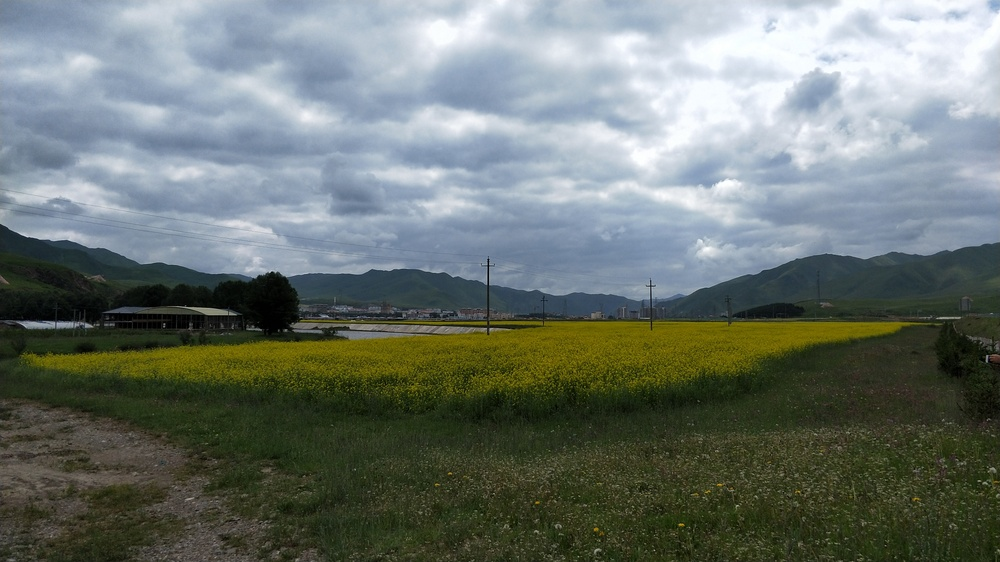
#> input picture lab_1/red_tree.jpg, 1000 x 562 px, shrunk from 4608 x 2592 before the run, found by its file name
$ python grayscale.py
#> lines starting #> are read from the running program, lines starting #| are printed output that depends on the picture
### lab_1/lab_1_code/pca.py
import numpy as np
import cv2

def pac(data_mat):
    # 去中心化
    # data_mat_shape=data_mat.shape
    mean_val = np.mean(data_mat,axis=0)
    mean_removed = np.subtract(data_mat , mean_val)
    # 计算协方差矩阵X
    cov_mat = np.cov(mean_removed, rowvar=0)
    # 计算协方差矩阵的特征值和特征向量
    eig_val, eig_vector = np.linalg.eig(np.mat(cov_mat))
    # 对特征值进行排序，并返回索引值
    eig_val_ind = np.argsort(eig_val)
    # eig_val_ind = eig_val_ind[: -(N+1): -1]
    # 对排序后的特征值对应的特征向量
    # print(eig_val)
    # print(eig_val_ind)
    red_eig_val = eig_vector[eig_val_ind[2]]
    # 新矩阵
    # print(red_eig_val.shape)
    # 校正主特征方向
    # print(red_eig_val,red_eig_val[0,2])
    if red_eig_val[0,1]<0:
        red_eig_val*=-1
    # [9 lines of commented-out code are left out]
    low_data_mat=mean_removed * red_eig_val.T
    low_data_mat=cv2.normalize(low_data_mat,None,0,255,cv2.NORM_MINMAX)
    return low_data_mat

### lab_1/lab_1_code/grayscale.py
import cv2
import numpy as np
import pca
def gray_rgb(inputimagepath, windowname, outimagepath):
    img = cv2.imread(inputimagepath)  # 读取图像
    gray_image = img.copy()
    img_shape = img.shape  # 返回一位数组（高，宽，3）获得原始图像的长宽以及颜色通道数
    # 固定权重线性投影灰度化算法
    # 注意：cv2.imread()读入颜色通道的顺序是BGR
    # for i in range(img_shape[0]):
    #     for j in range(img_shape[1]):
            # gray_image[i, j] = 0.333*img[i, j][0]+0.334 * \
            #     img[i, j][1]+0.333*img[i, j][2]  # 1.Intensity算法求灰度值
            # gray_image[i, j] = 0.114*img[i, j][0]+0.587 * \
            #     img[i, j][1]+0.299*img[i, j][2]  # 2.Luminance算法求灰度值
            # gamma = 1.5
            # gray_image[i, j] = 0.0772*int((img[i, j][0]/255)**gamma*255)+0.7152 * \
            #     int((img[i, j][1]/255)**gamma*255)+0.2126 * \
            #     int((img[i, j][2]/255)**gamma*255)  # 3.Luma算法求灰度值

    # 线性降维模型(主成分分析)
    img_cov=img.reshape(img_shape[0]*img_shape[1],3)
    gray_cov=pca.pac(img_cov)
    gray_image=gray_cov.reshape(img_shape[0],img_shape[1])
    # print(gray_cov)
    # print(gray_image)  # 打印像素矩阵
    cv2.namedWindow(windowname, 0)
    cv2.imshow(windowname, gray_image)  # 展示灰度图
    cv2.imwrite(outimagepath, gray_image)
    cv2.waitKey()  # pause
    cv2.destroyAllWindows()


def main():
    # [6 lines of commented-out code are left out]
    inputimagepath = "red_tree.jpg"
    windowname = "gray_tree"
    outimagepath = "gray_tree.jpg"
    gray_rgb(inputimagepath, windowname, outimagepath)
#> in gray_rgb, img is the input picture: shape (562, 1000, 3); mean B, G, R 112.6, 118.1, 109.3
#> in pac, `mean_val = np.mean(data_mat,axis=0)`: mean_val = [112.6, 118.1, 109.3]
#> in pac, `cov_mat = np.cov(mean_removed, rowvar=0)`: cov_mat = [[7566.2, 5781.3, 5441.4], [5781.3, 4740.9, 4549.2], [5441.4, 4549.2, 4413.3]]
#> in pac, `eig_val, eig_vector = np.linalg.eig(np.mat(cov_mat))`: eig_val = [16325, 385.1, 10.16]; eig_vector = [[0.672, 0.726, 0.148], [0.536, -0.338, -0.774], [0.512, -0.599, 0.616]]
#> in pac, `eig_val_ind = np.argsort(eig_val)`: eig_val_ind = [2, 1, 0]
#> in pac, `red_eig_val = eig_vector[eig_val_ind[2]]`: red_eig_val = [[0.672, 0.726, 0.148]]
#> in gray_rgb, `gray_image=gray_cov.reshape(img_shape[0],img_shape[1])`:
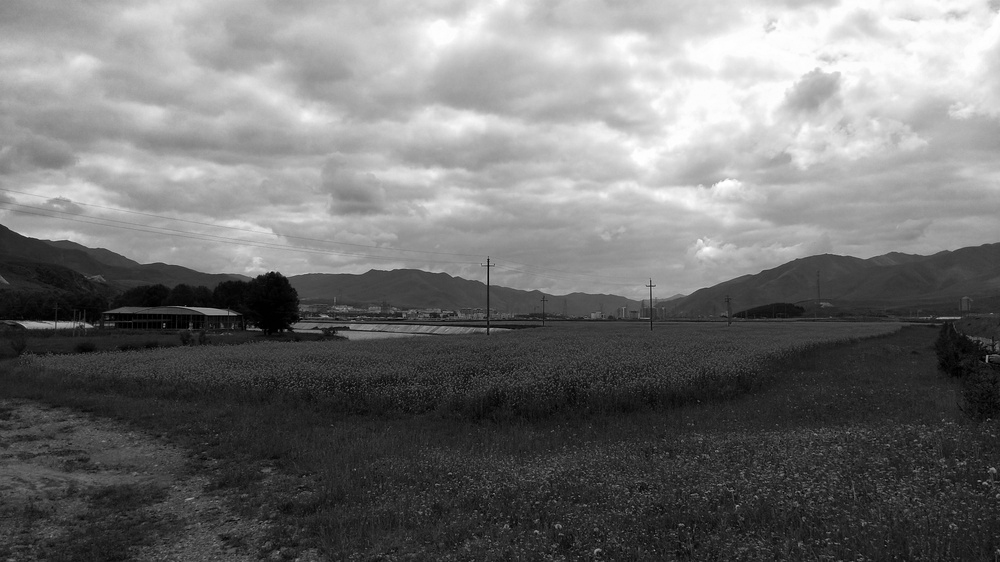
#> gray_image: shape (562, 1000) float64; min 6.32e-15, max 255, mean 114.9
#> in gray_rgb, `cv2.imshow(windowname, gray_image)`:
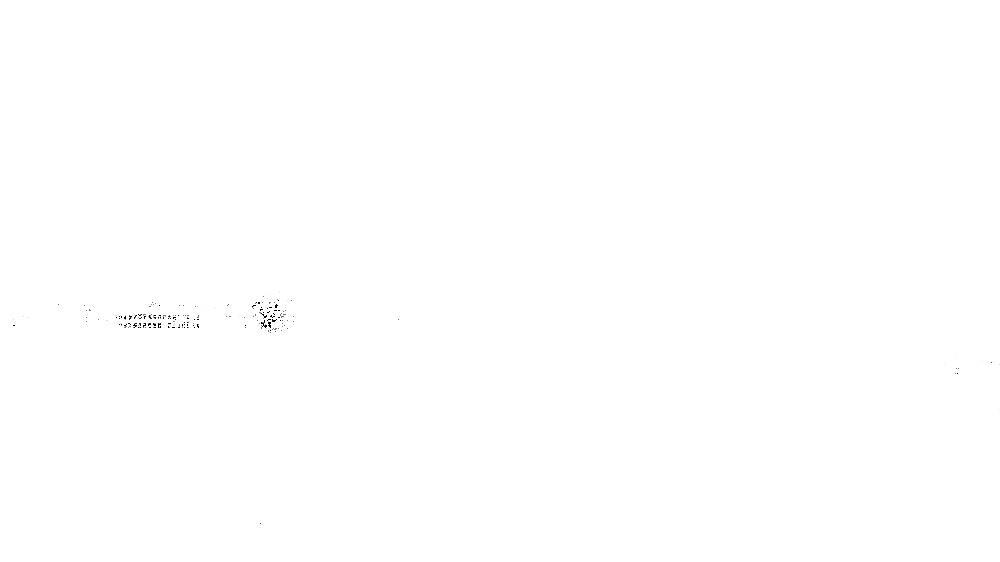
#> window 'gray_tree': shape (562, 1000); min 0, max 255, mean 254.8


if __name__ == '__main__':
    main()
